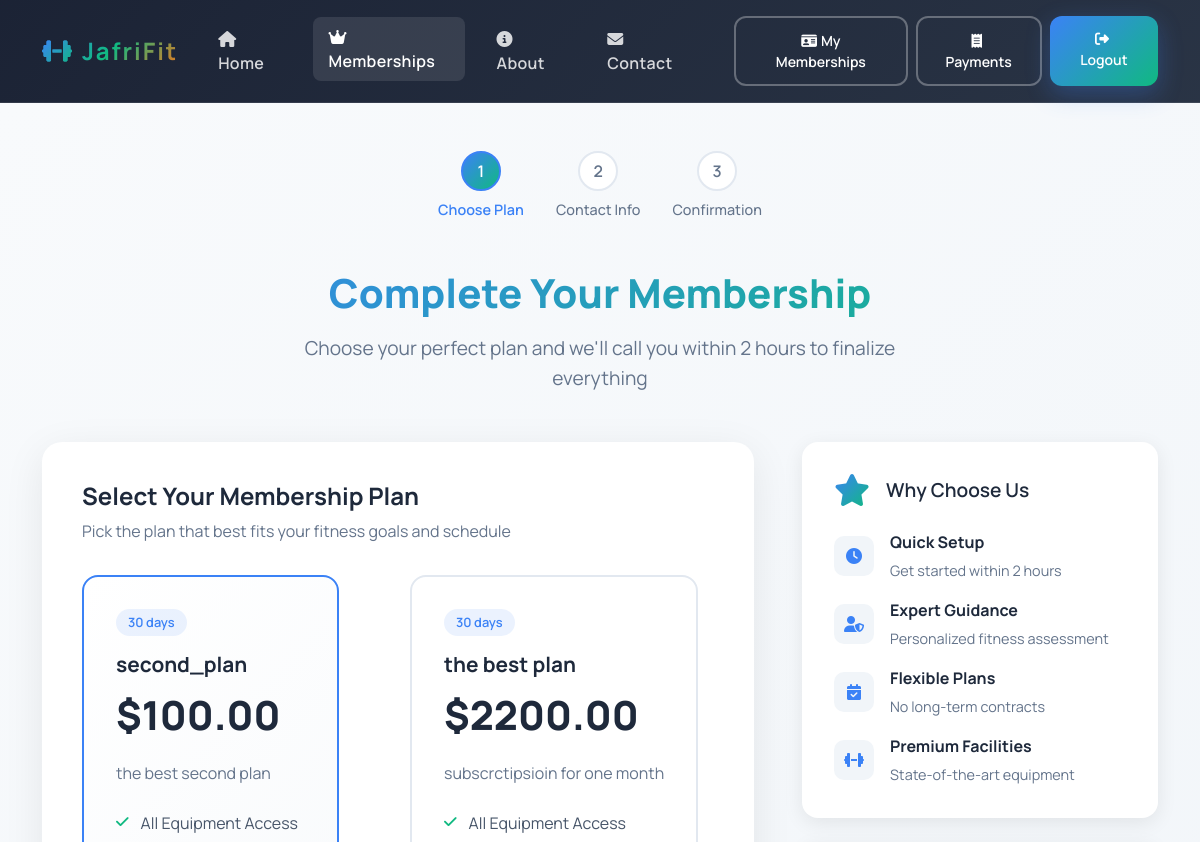
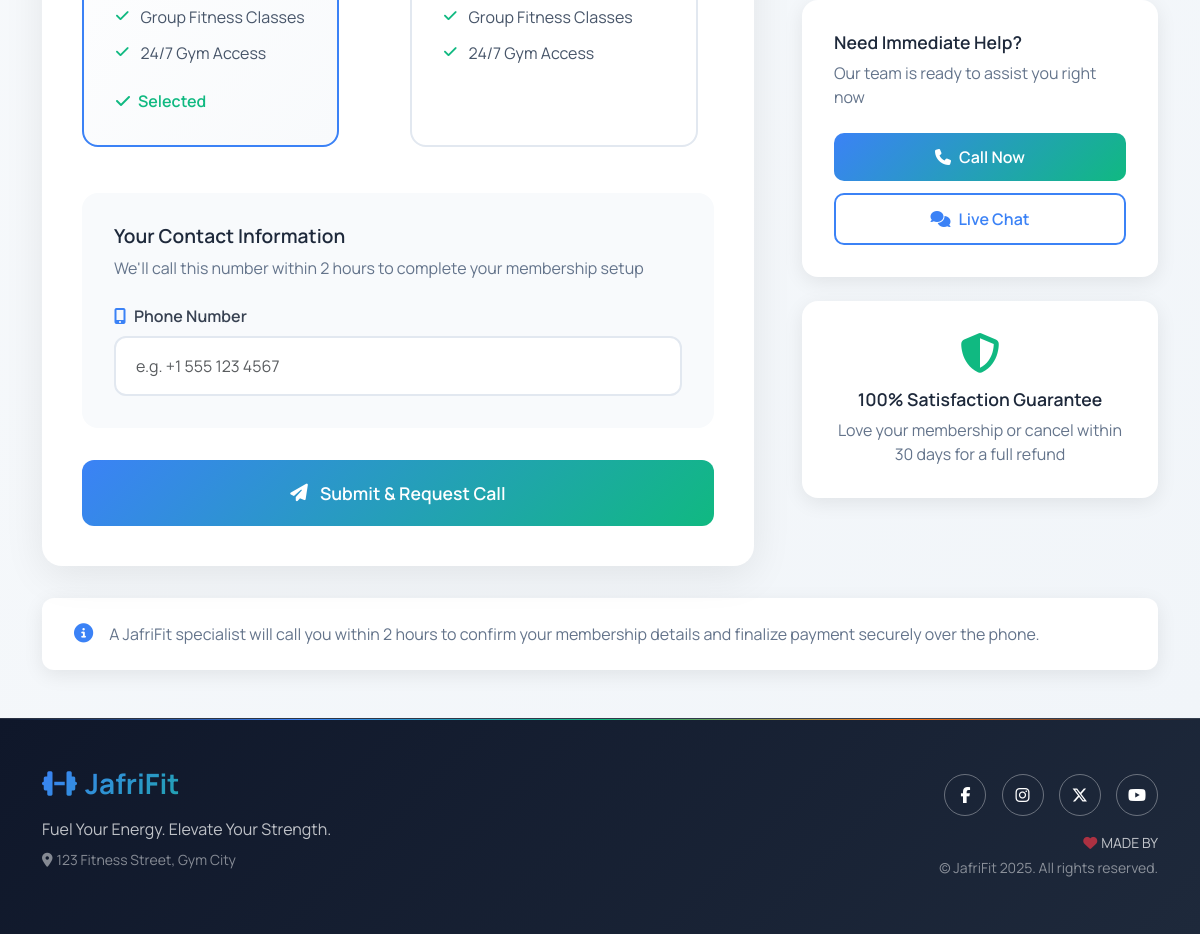
Screenshot of /memberships/second_plan/subscribe/ (signed in) with the database file from the repository (2 pictures, top to bottom).
### memberships/models.py (models this page shows, shortened)
class MembershipPlan(models.Model):
    name = models.CharField(max_length=100)
    slug = models.SlugField(unique=True)
    description = models.TextField(blank=True)
    price = models.DecimalField(max_digits=8, decimal_places=2)
    duration_days = models.PositiveIntegerField(default=30)
    is_active = models.BooleanField(default=True)
    featured = models.BooleanField(default=False)
    class Meta:
        ordering = ["price"]

### memberships/views.py (the view)
# urls.py: path("<slug:slug>/subscribe/", views.subscribe, name="subscribe"),
@login_required
def subscribe(request, slug):
    plan = get_object_or_404(MembershipPlan, slug=slug, is_active=True)
    plans = MembershipPlan.objects.filter(is_active=True)
    if request.method == "POST":
        form = MembershipContactForm(request.POST, plans=plans)
        if form.is_valid():
            selected_plan = form.cleaned_data["plan"]
            phone_number = form.cleaned_data["phone_number"]
            membership = (
                Membership.objects.filter(
                    user=request.user,
                    plan=selected_plan,
                    status="pending",
                )
                .order_by("-start_date")
                .first()
            )
            if membership is None:
                membership = Membership.objects.create(
                    user=request.user,
                    plan=selected_plan,
                    start_date=timezone.now(),
                    status="pending",
                )
            PaymentRequest.objects.create(
                user=request.user,
                plan=selected_plan,
                phone_number=phone_number,
                notes=f"Membership #{membership.pk} pending activation",
            )
            messages.success(
                request,
                "Thank you! Our customer service team will contact you within 2 hours to finalize your membership.",
            )
            return redirect("memberships:plan_detail", slug=selected_plan.slug)
    else:
        form = MembershipContactForm(plans=plans, initial_plan=plan)
    selected_plan_value = form["plan"].value() or (str(plans.first().pk) if plans else "")
    return render(
        request,
        "memberships/subscribe.html",
        {
            "plan": plan,
            "plans": plans,
            "form": form,
            "selected_plan": selected_plan_value,
        },
    )

### memberships/forms.py
class MembershipContactForm(forms.Form):
    plan = forms.ModelChoiceField(
        queryset=MembershipPlan.objects.none(),
        widget=forms.RadioSelect(attrs={"class": "d-none"}),
        empty_label=None,
    )
    phone_number = forms.CharField(
        max_length=32,
        label="Phone number",
        widget=forms.TextInput(
            attrs={
                "class": "form-control form-control-lg",
                "placeholder": "e.g. +1 555 123 4567",
                "autocomplete": "tel",
            }
        ),
    )
    def __init__(self, *args, **kwargs):
        plans = kwargs.pop("plans", None)
        initial_plan = kwargs.pop("initial_plan", None)
        super().__init__(*args, **kwargs)
        if plans is None:
            plans = MembershipPlan.objects.filter(is_active=True)
        self.fields["plan"].queryset = plans
        if initial_plan is not None:
            self.initial.setdefault("plan", initial_plan)

### core/context_processors.py (called while the page is built)
def site_settings(_request):
    return {
        "SITE_NAME": settings.SITE_NAME,
        "SITE_TAGLINE": settings.SITE_TAGLINE,
        "STRIPE_PUBLISHABLE_KEY": settings.STRIPE_PUBLISHABLE_KEY,
    }

### templates/memberships/subscribe.html (shortened to what this page needs)
{% extends "base.html" %}
{% load static %}
{% block content %}
<section class="subscribe-section">
  <div class="container">
    <div class="subscribe-container">
      <div class="subscribe-header">
        <div class="progress-steps">
          <div class="step active">
            <div class="step-number">1</div>
            <div class="step-label">Choose Plan</div>
          </div>
          <div class="step">
            <div class="step-number">2</div>
            <div class="step-label">Contact Info</div>
          </div>
          <div class="step">
            <div class="step-number">3</div>
            <div class="step-label">Confirmation</div>
          </div>
        </div>
        <h1>Complete Your Membership</h1>
        <p class="subtitle">Choose your perfect plan and we'll call you within 2 hours to finalize everything</p>
      </div>
      <div class="subscribe-content">
        <div class="plan-selection">
          <h2>Select Your Membership Plan</h2>
          <p class="selection-description">Pick the plan that best fits your fitness goals and schedule</p>
          <form method="post" class="subscribe-form">
            <div class="plans-grid">
              {% for option in plans %}
              <div class="plan-option">
                <label for="id_plan_{{ option.pk }}" class="plan-card {% if option.pk|stringformat:"s" == selected_plan|stringformat:"s" %}selected{% endif %}">
                  <div class="plan-badge">{{ option.duration_days }} days</div>
                  <h3 class="plan-name">{{ option.name }}</h3>
                  <div class="plan-price">${{ option.price }}</div>
                  <p class="plan-description">{{ option.description|default:"High-energy access to our signature classes and training zones." }}</p>
                  <div class="plan-features">
                    <div class="feature">
                      <i class="fas fa-check"></i>
                      <span>All Equipment Access</span>
                    </div>
                    <div class="feature">
                      <i class="fas fa-check"></i>
                      <span>Group Fitness Classes</span>
                    </div>
                    <div class="feature">
                      <i class="fas fa-check"></i>
                      <span>24/7 Gym Access</span>
                    </div>
                  </div>
                  <div class="selected-indicator">
                    <i class="fas fa-check"></i>
                    Selected
                  </div>
                </label>
              </div>
              {% endfor %}
            </div>
            <div class="contact-section">
              <h3>Your Contact Information</h3>
              <p>We'll call this number within 2 hours to complete your membership setup</p>
              <div class="phone-input-group">
                <label for="{{ form.phone_number.id_for_label }}" class="input-label">
                  <i class="fas fa-mobile-alt"></i>
                  Phone Number
                </label>
                {{ form.phone_number }}
              </div>
            </div>
            <button type="submit" class="submit-button">
              <i class="fas fa-paper-plane"></i>
              Submit & Request Call
            </button>
          </form>
        </div>
        <div class="subscribe-sidebar">
          <div class="benefits-card">
            <div class="benefits-header">
              <i class="fas fa-star"></i>
              <h3>Why Choose Us</h3>
            </div>
            <div class="benefits-list">
              <div class="benefit-item">
                <i class="fas fa-clock"></i>
                <div>
                  <strong>Quick Setup</strong>
                  <span>Get started within 2 hours</span>
                </div>
              </div>
              <div class="benefit-item">
                <i class="fas fa-user-shield"></i>
                <div>
                  <strong>Expert Guidance</strong>
                  <span>Personalized fitness assessment</span>
                </div>
              </div>
              <div class="benefit-item">
                <i class="fas fa-calendar-check"></i>
                <div>
                  <strong>Flexible Plans</strong>
                  <span>No long-term contracts</span>
                </div>
              </div>
              <div class="benefit-item">
                <i class="fas fa-dumbbell"></i>
                <div>
                  <strong>Premium Facilities</strong>
                  <span>State-of-the-art equipment</span>
                </div>
              </div>
            </div>
          </div>
          <div class="support-card">
            <h4>Need Immediate Help?</h4>
            <p>Our team is ready to assist you right now</p>
            <div class="support-options">
              <a href="tel:5551234567" class="support-button">
                <i class="fas fa-phone"></i>
                Call Now
              </a>
              <a href="{% url 'core:contact' %}" class="support-button secondary">
                <i class="fas fa-comments"></i>
                Live Chat
              </a>
            </div>
          </div>
          <div class="guarantee-card">
            <i class="fas fa-shield-alt"></i>
            <h4>100% Satisfaction Guarantee</h4>
            <p>Love your membership or cancel within 30 days for a full refund</p>
          </div>
        </div>
      </div>
      <div class="footer-note">
        <i class="fas fa-info-circle"></i>
        <p>A {{ SITE_NAME }} specialist will call you within 2 hours to confirm your membership details and finalize payment securely over the phone.</p>
      </div>
    </div>
  </div>
</section>
{% endblock content %}

### static/css/gymfit.css (style rules this page uses)
body { font-family: "Manrope", "Poppins", "Helvetica Neue", Arial, sans-serif; color: var(--color-text-primary); background-color: var(--color-background); }
:root { --color-background: #f4f6fb; --color-surface: #ffffff; --color-surface-muted: #edf2fe; --color-surface-highlight: #f9fbff; --color-text-primary: #0b1f33; --color-text-muted: #5f6c8f; --color-border: rgba(11, 31, 51, 0.08); --color-primary: #2563eb; --color-primary-dark: #1d4ed8; --color-accent: #14b8a6; --color-warm: #f97316; --gradient-brand: linear-gradient(120deg, #2563eb 0%, #14b8a6 55%, #f97316 100%); --gradient-surface: linear-gradient(140deg, rgba(37, 99, 235, 0.08), rgba(20, 184, 166, 0.08) 55%, rgba(249, 115, 22, 0.08)); }
.form-control, .form-select { border-radius: 1rem; padding: 0.85rem 1rem; border: 1px solid rgba(11, 31, 51, 0.12); background-color: #ffffff; color: var(--color-text-primary); }

### rows the page displays
MembershipPlan: duration_days "30", name "second_plan", price "100.00", description "the best second plan"
MembershipPlan: duration_days "30", name "the best plan", price "2200.00", description "subscrctipsioin for one month"

### other values shown
{{ SITE_NAME }} "JafriFit"
{{ SITE_TAGLINE }} "Fuel Your Energy. Elevate Your Strength."
